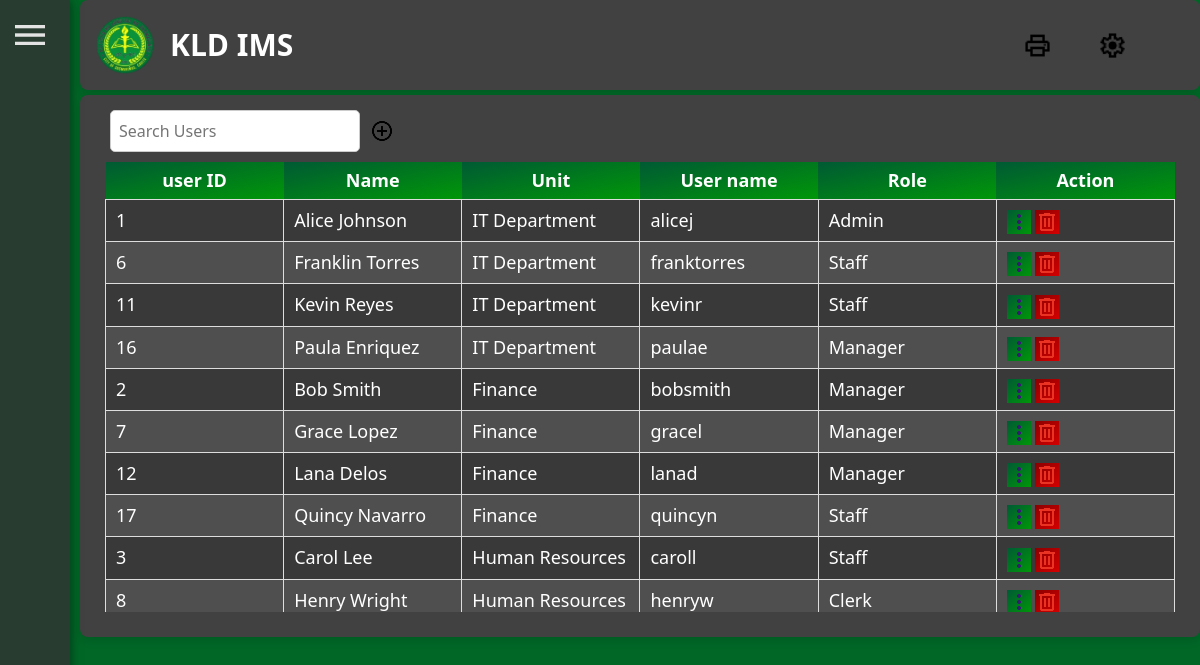
The page /admin/users.php (signed in) on the database its author committed.
### tables this page shows
CREATE TABLE user (
    user_ID INT AUTO_INCREMENT PRIMARY KEY,
    full_name VARCHAR(100) NOT NULL,
    unit_ID INT,
    user_status ENUM('active', 'inactive') DEFAULT 'active',
    FOREIGN KEY (unit_ID) REFERENCES unit(unit_ID)
);

CREATE TABLE unit (
    unit_ID INT AUTO_INCREMENT PRIMARY KEY,
    unit_name VARCHAR(100) NOT NULL,
    unit_status ENUM('active', 'inactive') DEFAULT 'active'
);

CREATE TABLE account (
    account_ID INT AUTO_INCREMENT PRIMARY KEY,
    user_ID INT,
    username VARCHAR(50) UNIQUE NULL,
    password_hash VARCHAR(255) NULL,
    role_ID INT NULL,
    remember_token VARCHAR(255),
    token_expiry DATETIME,
    FOREIGN KEY (user_ID) REFERENCES user(user_ID),
    FOREIGN KEY (role_ID) REFERENCES role(role_ID)
);

CREATE TABLE role (
    role_ID INT AUTO_INCREMENT PRIMARY KEY,
    role_name VARCHAR(50) NOT NULL,
    role_status ENUM('active', 'inactive') DEFAULT 'active'
);

### class/fetch_data.php (called while the page is built, shortened)
<?php
class Users {
    private $pdo;
    public function __construct($pdo){
        $this->pdo = $pdo;
    }
    public function fetchAllUsers(){
        $sql = "
    SELECT
        user.user_ID,
        user.full_name,
        unit.unit_name,
        account.username,
        role.role_name
    FROM
        user
    JOIN
        unit ON user.unit_ID = unit.unit_ID
    LEFT JOIN
        account ON user.user_ID = account.user_ID
    LEFT JOIN
        role ON account.role_ID = role.role_ID
    WHERE
        user.user_status = 'active'";
    $stmt = $this->pdo->query($sql);
    return $stmt->fetchAll();
    }
}
?>

### admin/views/users/userList.php (the view, shortened to what this page needs)
<?php
require_once $_SERVER['DOCUMENT_ROOT'] . '\ims\class\fetch_data.php';
function userList(){
    global $pdo;
    $inventory = new Users($pdo);
    $users = $inventory->fetchAllUsers();
    ?>
                    <div class="invt-table-data">
                        <table class="invt-table-box" id="userTable">
                            <thead>
                                <tr>
                                    <th>user ID</th>
                                    <th>Name</th>
                                    <th>Unit</th>
                                    <th>User name</th>
                                    <th>Role</th>
                                    <th>Action</th>
                                </tr>
                            </thead>
                            <tbody>
                                    <?php
                                        if($users && count($users) > 0) {
                                            foreach ($users as $row) {
                                                echo "<tr>";
                                                echo "<td data-label='User ID'>" . htmlspecialchars($row['user_ID']) . "</td>";
                                                echo "<td data-label='Full Name'>" . htmlspecialchars($row['full_name']) . "</td>";
                                                echo "<td data-label='Unit'>" . htmlspecialchars($row['unit_name']) . "</td>";
                                                echo "<td data-label='Username'>" . htmlspecialchars($row['username']) . "</td>";
                                                echo "<td data-label='Role'>" . htmlspecialchars($row['role_name']) . "</td>";
                                                echo "<td data-label='Action'>
                                                        <div class='action-buttons'>
                                                        <img id='edit-" . htmlspecialchars($row['user_ID']) . "' class='btn-edit' src='imgs/detail.png' alt='Details' />
                                                        <img class='btn-delete' data-serial='" . htmlspecialchars($row['user_ID']) . "' src='imgs/delete.png' alt='Delete' />
                                                        </div>
                                                      </td>";
                                                echo "</tr>";
                                            }
                                        } else {
                                            echo "<tr><td colspan='6'>No users found.</td></tr>";
                                        }
                                     ?>
                            </tbody>
                        </table>
                    </div>
<?php } ?>

### css/style.css (style rules this page uses)
* { margin: 0px; padding: 0px; box-sizing: border-box; font-family: system-ui, -apple-system, BlinkMacSystemFont, 'Segoe UI', Roboto, Oxygen, Ubuntu, Cantarell, 'Open Sans', 'Helvetica Neue', sans-serif; }
body { background-color: #006727; margin-left: 80px; }
.invt-table-data { scroll-snap-type: y mandatory; border-collapse: collapse; max-height: 450px; overflow-y: auto; position: relative; overflow-x: auto; width: 100%; white-space: nowrap; scrollbar-width: thin; scrollbar-color: rgb(65, 65, 65) rgb(51, 51, 51); }
.invt-table-box { min-width: 100%; width: auto; border-collapse: collapse; border-radius: 8px; table-layout: fixed; }
.invt-table-box th, .invt-table-box td { min-width: 150px; white-space: nowrap; overflow: hidden; text-overflow: ellipsis; }
.reference-container .invt-table-box th, .invt-table-box td { min-width: 100px; white-space: nowrap; overflow: hidden; text-overflow: ellipsis; padding: 0; font-size: 18px; }
.invt-table-box th { text-align: center; background: linear-gradient(to bottom right, #005a34, #009708); color: white; width: auto; position: sticky; top: 0; padding: 5px 8px; }
.invt-table-box td { padding: 7px 10px; border: 1px solid #ddd; text-align: left; white-space: normal; }
.invt-table-box tr { scroll-snap-align: start; }
.invt-header-box th, .invt-table-box td { width: calc(100% / 6); }
.invt-table-box tbody tr:nth-child(even) { background: #4f4f4f; color: #ffffff; }
.invt-table-box tbody tr:nth-child(odd) { background: #393939; color: #ffffff; }
.btn-delete { background: linear-gradient(to bottom right, #8b0000, #d40000); color: white; }
.btn-edit { background: linear-gradient(to bottom right, #005a34, #009708); color: white; }

### rows shown on the page
user: user_ID "1", full_name "Alice Johnson", unit_ID.unit_name "IT Department", account.username "alicej", role.role_name "Admin"
user: user_ID "6", full_name "Franklin Torres", unit_ID.unit_name "IT Department", account.username "franktorres", role.role_name "Staff"
user: user_ID "11", full_name "Kevin Reyes", unit_ID.unit_name "IT Department", account.username "kevinr", role.role_name "Staff"
user: user_ID "16", full_name "Paula Enriquez", unit_ID.unit_name "IT Department", account.username "paulae", role.role_name "Manager"
user: user_ID "2", full_name "Bob Smith", unit_ID.unit_name "Finance", account.username "bobsmith", role.role_name "Manager"
user: user_ID "7", full_name "Grace Lopez", unit_ID.unit_name "Finance", account.username "gracel", role.role_name "Manager"
user: user_ID "12", full_name "Lana Delos", unit_ID.unit_name "Finance", account.username "lanad", role.role_name "Manager"
user: user_ID "17", full_name "Quincy Navarro", unit_ID.unit_name "Finance", account.username "quincyn", role.role_name "Staff"
user: user_ID "3", full_name "Carol Lee", unit_ID.unit_name "Human Resources", account.username "caroll", role.role_name "Staff"
user: user_ID "8", full_name "Henry Wright", unit_ID.unit_name "Human Resources", account.username "henryw", role.role_name "Clerk"
